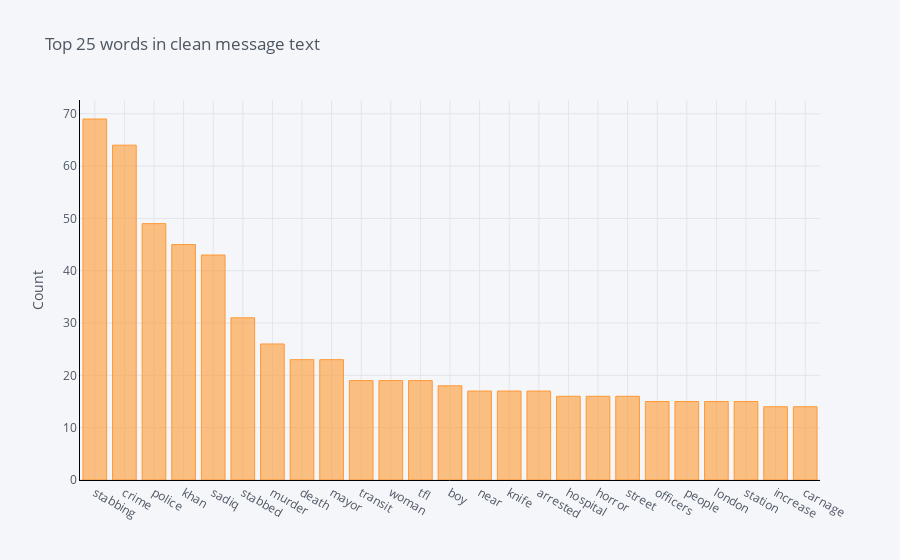
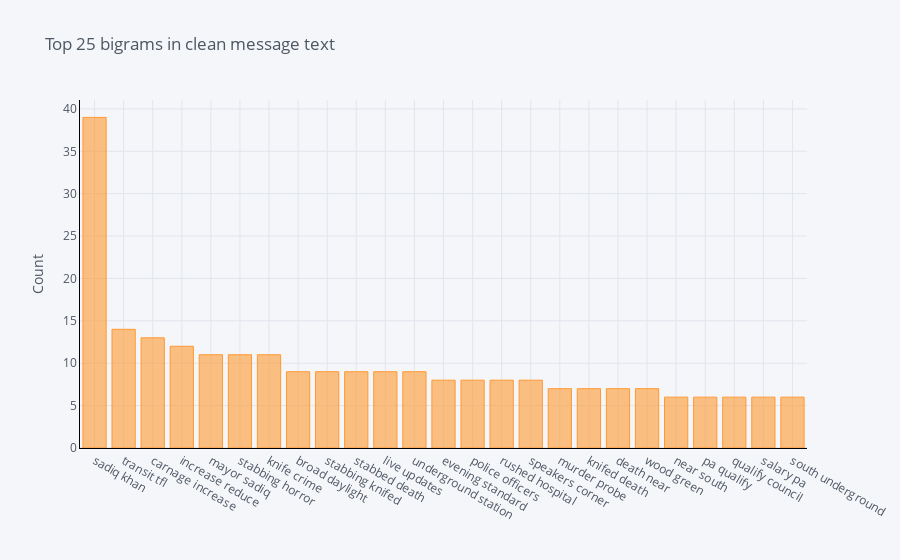
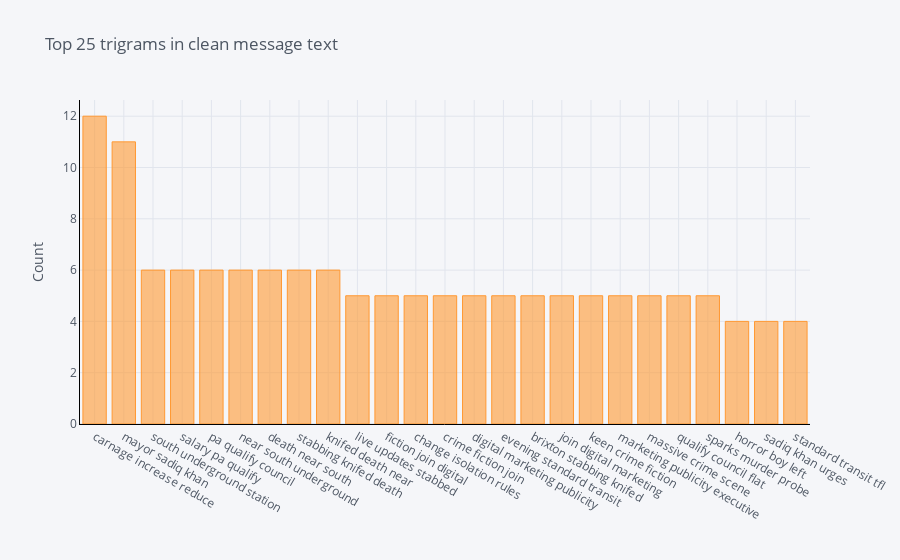

Notebook code cell kept with these figures, in order:
### Code cell
tw_nlp.plot_ngrams(pruned_tweets[pruned_tweets.target==1], 'Clean_MessageText_refined')

### Figure 1 — Plotly figure (JSON) as saved in the notebook; plotly's stock layout.template omitted (floating-point values rounded to 4 significant figures)
{"data": [{"marker": {"color": "rgba(255, 153, 51, 0.6)", "line": {"color": "rgba(255, 153, 51, 1.0)", "width": 1}}, "name": "count", "orientation": "v", "text": "", "type": "bar", "x": ["stabbing", "crime", "police", "khan", "sadiq", "stabbed", "murder", "death", "mayor", "transit", "woman", "tfl", "boy", "near", "knife", "arrested", "hospital", "horror", "street", "officers", "people", "london", "station", "increase", "carnage"], "y": [69, 64, 49, 45, 43, 31, 26, 23, 23, 19, 19, 19, 18, 17, 17, 17, 16, 16, 16, 15, 15, 15, 15, 14, 14]}], "layout": {"legend": {"bgcolor": "#F5F6F9", "font": {"color": "#4D5663"}}, "paper_bgcolor": "#F5F6F9", "plot_bgcolor": "#F5F6F9", "title": {"font": {"color": "#4D5663"}, "text": "Top 25 words in clean message text"}, "xaxis": {"gridcolor": "#E1E5ED", "linecolor": "black", "showgrid": true, "tickfont": {"color": "#4D5663"}, "title": {"font": {"color": "#4D5663"}, "text": ""}, "zerolinecolor": "#E1E5ED"}, "yaxis": {"gridcolor": "#E1E5ED", "linecolor": "black", "showgrid": true, "tickfont": {"color": "#4D5663"}, "title": {"font": {"color": "#4D5663"}, "text": "Count"}, "zerolinecolor": "#E1E5ED"}}}

### Figure 2 — Plotly figure (JSON) as saved in the notebook; plotly's stock layout.template omitted (floating-point values rounded to 4 significant figures)
{"data": [{"marker": {"color": "rgba(255, 153, 51, 0.6)", "line": {"color": "rgba(255, 153, 51, 1.0)", "width": 1}}, "name": "count", "orientation": "v", "text": "", "type": "bar", "x": ["sadiq khan", "transit tfl", "carnage increase", "increase reduce", "mayor sadiq", "stabbing horror", "knife crime", "broad daylight", "stabbing knifed", "stabbed death", "live updates", "underground station", "evening standard", "police officers", "rushed hospital", "speakers corner", "murder probe", "knifed death", "death near", "wood green", "near south", "pa qualify", "qualify council", "salary pa", "south underground"], "y": [39, 14, 13, 12, 11, 11, 11, 9, 9, 9, 9, 9, 8, 8, 8, 8, 7, 7, 7, 7, 6, 6, 6, 6, 6]}], "layout": {"legend": {"bgcolor": "#F5F6F9", "font": {"color": "#4D5663"}}, "paper_bgcolor": "#F5F6F9", "plot_bgcolor": "#F5F6F9", "title": {"font": {"color": "#4D5663"}, "text": "Top 25 bigrams in clean message text"}, "xaxis": {"gridcolor": "#E1E5ED", "linecolor": "black", "showgrid": true, "tickfont": {"color": "#4D5663"}, "title": {"font": {"color": "#4D5663"}, "text": ""}, "zerolinecolor": "#E1E5ED"}, "yaxis": {"gridcolor": "#E1E5ED", "linecolor": "black", "showgrid": true, "tickfont": {"color": "#4D5663"}, "title": {"font": {"color": "#4D5663"}, "text": "Count"}, "zerolinecolor": "#E1E5ED"}}}

### Figure 3 — Plotly figure (JSON) as saved in the notebook; plotly's stock layout.template omitted (floating-point values rounded to 4 significant figures)
{"data": [{"marker": {"color": "rgba(255, 153, 51, 0.6)", "line": {"color": "rgba(255, 153, 51, 1.0)", "width": 1}}, "name": "count", "orientation": "v", "text": "", "type": "bar", "x": ["carnage increase reduce", "mayor sadiq khan", "south underground station", "salary pa qualify", "pa qualify council", "near south underground", "death near south", "stabbing knifed death", "knifed death near", "live updates stabbed", "fiction join digital", "change isolation rules", "crime fiction join", "digital marketing publicity", "evening standard transit", "brixton stabbing knifed", "join digital marketing", "keen crime fiction", "marketing publicity executive", "massive crime scene", "qualify council flat", "sparks murder probe", "horror boy left", "sadiq khan urges", "standard transit tfl"], "y": [12, 11, 6, 6, 6, 6, 6, 6, 6, 5, 5, 5, 5, 5, 5, 5, 5, 5, 5, 5, 5, 5, 4, 4, 4]}], "layout": {"legend": {"bgcolor": "#F5F6F9", "font": {"color": "#4D5663"}}, "paper_bgcolor": "#F5F6F9", "plot_bgcolor": "#F5F6F9", "title": {"font": {"color": "#4D5663"}, "text": "Top 25 trigrams in clean message text"}, "xaxis": {"gridcolor": "#E1E5ED", "linecolor": "black", "showgrid": true, "tickfont": {"color": "#4D5663"}, "title": {"font": {"color": "#4D5663"}, "text": ""}, "zerolinecolor": "#E1E5ED"}, "yaxis": {"gridcolor": "#E1E5ED", "linecolor": "black", "showgrid": true, "tickfont": {"color": "#4D5663"}, "title": {"font": {"color": "#4D5663"}, "text": "Count"}, "zerolinecolor": "#E1E5ED"}}}
